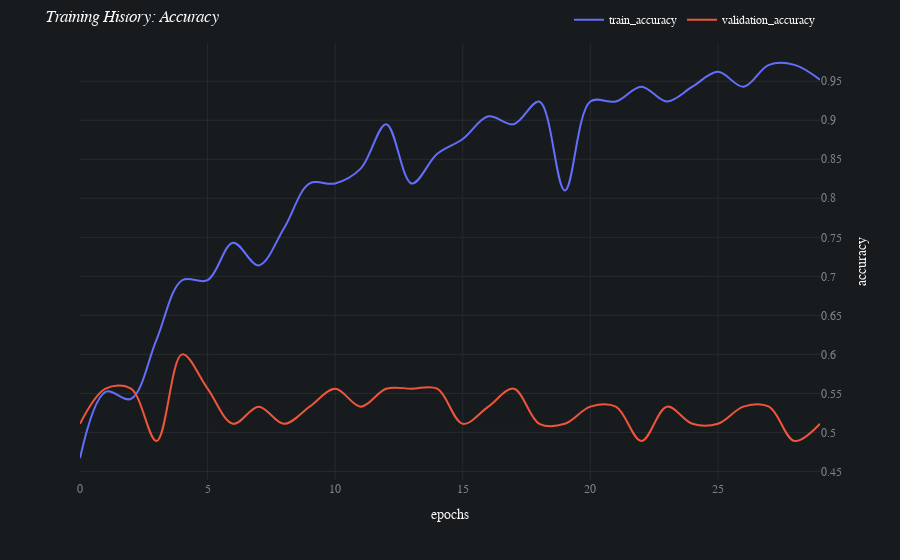

Notebook code for this chart:
### Code cell
batch.jobs[3].results[0].plot_learning_curve()

### Figure 1 — Plotly figure (JSON) as saved in the notebook; plotly's stock layout.template omitted (floating-point values rounded to 4 significant figures)
{"data": [{"hovertemplate": "variable=train_accuracy<br>index=%{x}<br>value=%{y}<extra></extra>", "legendgroup": "train_accuracy", "line": {"color": "#636efa", "dash": "solid", "shape": "spline"}, "mode": "lines", "name": "train_accuracy", "orientation": "v", "showlegend": true, "type": "scatter", "x": [0, 1, 2, 3, 4, 5, 6, 7, 8, 9, 10, 11, 12, 13, 14, 15, 16, 17, 18, 19, 20, 21, 22, 23, 24, 25, 26, 27, 28, 29], "xaxis": "x", "y": [0.467, 0.552, 0.543, 0.619, 0.695, 0.695, 0.743, 0.714, 0.762, 0.819, 0.819, 0.838, 0.895, 0.819, 0.857, 0.876, 0.905, 0.895, 0.924, 0.81, 0.924, 0.924, 0.943, 0.924, 0.943, 0.962, 0.943, 0.971, 0.971, 0.952], "yaxis": "y"}, {"hovertemplate": "variable=validation_accuracy<br>index=%{x}<br>value=%{y}<extra></extra>", "legendgroup": "validation_accuracy", "line": {"color": "#EF553B", "dash": "solid", "shape": "spline"}, "mode": "lines", "name": "validation_accuracy", "orientation": "v", "showlegend": true, "type": "scatter", "x": [0, 1, 2, 3, 4, 5, 6, 7, 8, 9, 10, 11, 12, 13, 14, 15, 16, 17, 18, 19, 20, 21, 22, 23, 24, 25, 26, 27, 28, 29], "xaxis": "x", "y": [0.511, 0.556, 0.556, 0.489, 0.6, 0.556, 0.511, 0.533, 0.511, 0.533, 0.556, 0.533, 0.556, 0.556, 0.556, 0.511, 0.533, 0.556, 0.511, 0.511, 0.533, 0.533, 0.489, 0.533, 0.511, 0.511, 0.533, 0.533, 0.489, 0.511], "yaxis": "y"}], "layout": {"autosize": true, "font": {"color": "#FAFAFA", "family": "Avenir"}, "hoverlabel": {"bgcolor": "#0F0F0F", "font": {"family": "Avenir", "size": 15}}, "legend": {"orientation": "h", "title": {}, "tracegroupgap": 0, "x": 1, "xanchor": "right", "y": 1.02, "yanchor": "bottom"}, "margin": {"t": 5}, "paper_bgcolor": "#181B1E", "plot_bgcolor": "#181B1E", "title": {"text": "<i>Training History: Accuracy</i>"}, "xaxis": {"anchor": "y", "autorange": true, "domain": [0, 1], "gridcolor": "#262B2F", "range": [0, 29], "tickfont": {"color": "#818487"}, "title": {"text": "epochs"}, "type": "linear", "zeroline": false}, "yaxis": {"anchor": "x", "autorange": true, "domain": [0, 1], "dtick": 0.05, "gridcolor": "#262B2F", "range": [0.439, 0.999], "side": "right", "tick0": 0, "tickfont": {"color": "#818487"}, "tickmode": "linear", "title": {"text": "accuracy"}, "type": "linear", "zeroline": false}}}
